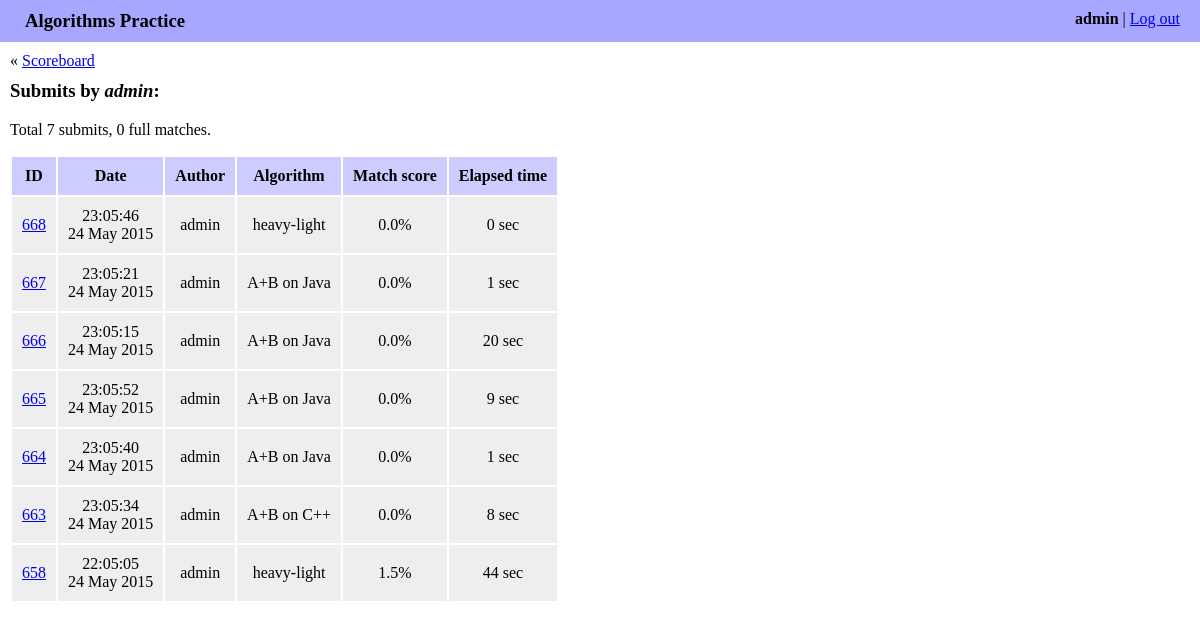
/history/admin/ (signed in), run on an earlier commit of the app's database.
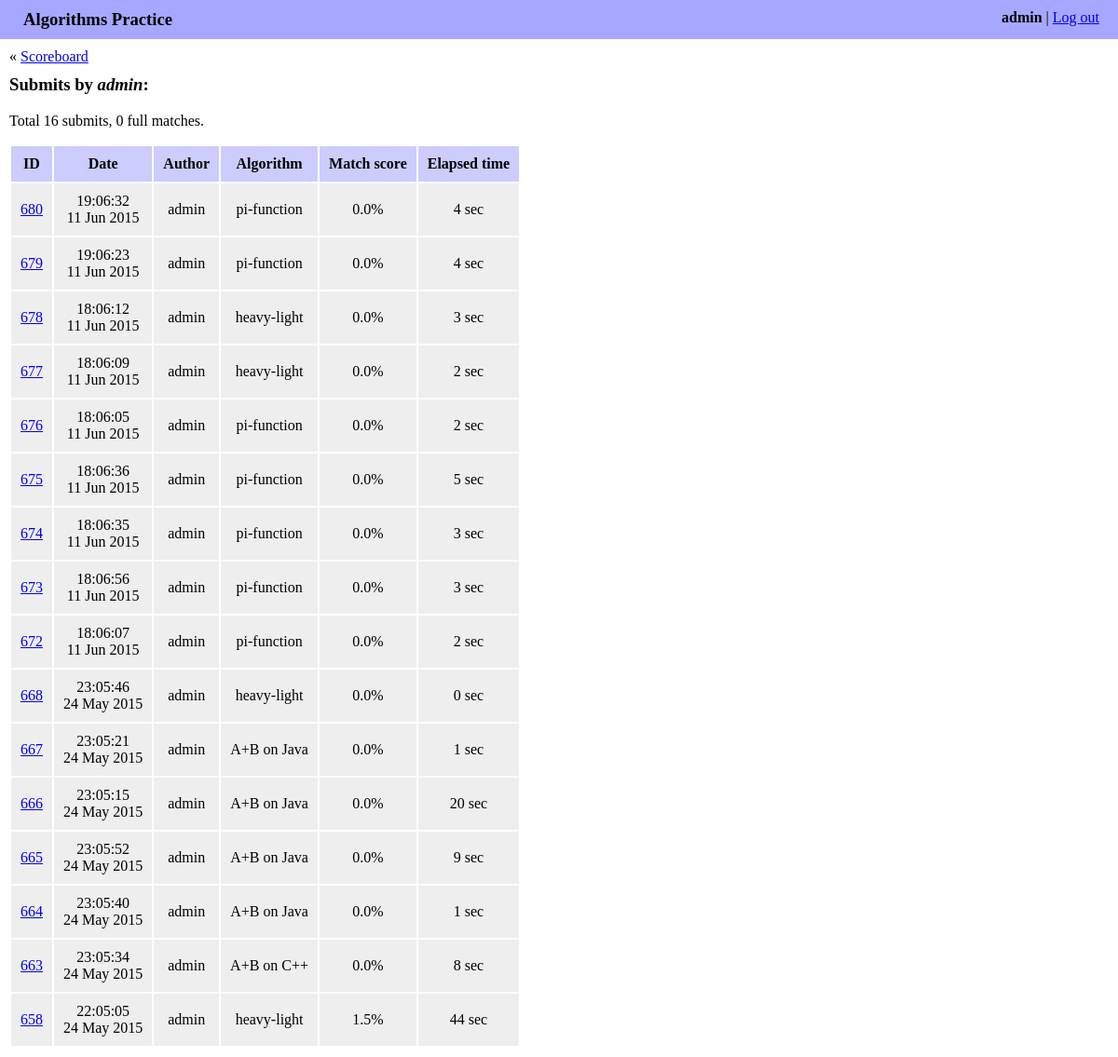
And on a later commit of the database.
### algo/models.py (models this page shows, shortened)
class Submit(models.Model):
    algorithm = models.ForeignKey(Algorithm)
    author = models.ForeignKey(User)
    date = models.DateTimeField(auto_now_add=True)
    elapsed_seconds = models.IntegerField()
    source_code = models.TextField()
    score = models.FloatField()

class Algorithm(models.Model):
    name = models.CharField(max_length=255)
    slug = models.SlugField(max_length=60)
    language = models.ForeignKey(Language)
    source_code = models.TextField()
    def __str__(self):
        return self.name

### algo/views.py (the view)
# urls.py: url(r'^history/(?P<author_username>[\w-]+)/$',
@login_required
def history(request, author_username, algorithm_slug=None):
    author = get_object_or_404(User, username=author_username)
    if algorithm_slug is not None:
        algorithm = get_object_or_404(Algorithm, slug=algorithm_slug)
        submits = Submit.objects.filter(author=author, algorithm=algorithm)
    else:
        algorithm = None
        submits = Submit.objects.filter(author=author)
    submits = submits.order_by('-pk')
    full_matches_count = sum(1 for item in submits
                             if abs(item.score - 100) < EPS)
    return render(request, 'algo/history.html', {
        'algorithm': algorithm,
        'author': author,
        'full_matches_count': full_matches_count,
        'submits': submits,
    })

### algo/templates/algo/history.html (shortened to what this page needs)
{% extends "algo/base.html" %}
{% load staticfiles %}
{% block content %}
<div class="navigation_box">
    &laquo; <a href="{% url 'algo:index' %}">Scoreboard</a>
</div>
<h3>
    Submits
    by <i>{{ author.username }}</i>:
</h3>
<p>
    Total {{ submits|length }} submit{{ submits|length|pluralize }},
    {{ full_matches_count }} full match{{ full_matches_count|pluralize:"es" }}.
</p>
{% if submits %}
<table class="history_table">
    <thead>
        <th>ID</th>
        <th>Date</th>
        <th>Author</th>
        <th>Algorithm</th>
        <th>Match score</th>
        <th>Elapsed time</th>
    </thead>
    <tbody>
        {% for submit in submits %}
        <tr>
            <td>
                <a href="{% url 'algo:show_submit' submit.author.username submit.algorithm.slug submit.id %}">
                    {{ submit.id }}
                </a>
            </td>
            <td>
                {{ submit.date|date:"H:m:s" }}<br />
                {{ submit.date|date:"d M Y" }}
            </td>
            <td>{{ submit.author }}</td>
            <td>{{ submit.algorithm }}</td>
            <td>{{ submit.score|floatformat:1 }}%</td>
            <td>{{ submit.elapsed_seconds }} sec</td>
        </tr>
        {% endfor %}
    </tbody>
</table>
{% endif %}
{% endblock %}

What changed in the data, as far as the page shows it:
added Submit: id "680", date "19:06:32", date "11 Jun 2015", author "admin", algorithm "pi-function", score "0.0", elapsed_seconds "4"
added Submit: id "679", date "19:06:23", date "11 Jun 2015", author "admin", algorithm "pi-function", score "0.0", elapsed_seconds "4"
added Submit: id "678", date "18:06:12", date "11 Jun 2015", author "admin", algorithm "heavy-light", score "0.0", elapsed_seconds "3"
added Submit: id "677", date "18:06:09", date "11 Jun 2015", author "admin", algorithm "heavy-light", score "0.0", elapsed_seconds "2"
added Submit: id "676", date "18:06:05", date "11 Jun 2015", author "admin", algorithm "pi-function", score "0.0", elapsed_seconds "2"
added Submit: id "675", date "18:06:36", date "11 Jun 2015", author "admin", algorithm "pi-function", score "0.0", elapsed_seconds "5"
added Submit: id "674", date "18:06:35", date "11 Jun 2015", author "admin", algorithm "pi-function", score "0.0", elapsed_seconds "3"
added Submit: id "673", date "18:06:56", date "11 Jun 2015", author "admin", algorithm "pi-function", score "0.0", elapsed_seconds "3"
added Submit: id "672", date "18:06:07", date "11 Jun 2015", author "admin", algorithm "pi-function", score "0.0", elapsed_seconds "2"
Also different on the page:
{{ submits|length }}: "7" → "16"
